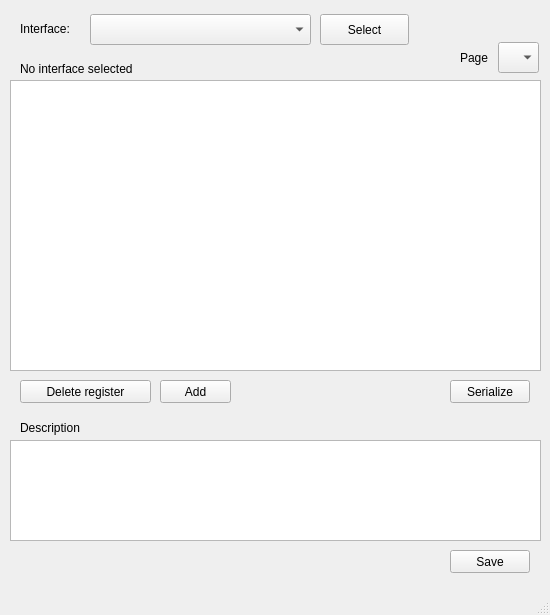
<?xml version="1.0" encoding="UTF-8"?>
<ui version="4.0">
 <class>MainWindow</class>
 <widget class="QMainWindow" name="MainWindow">
  <property name="geometry">
   <rect>
    <x>0</x>
    <y>0</y>
    <width>550</width>
    <height>615</height>
   </rect>
  </property>
  <property name="sizePolicy">
   <sizepolicy hsizetype="Fixed" vsizetype="Fixed">
    <horstretch>0</horstretch>
    <verstretch>0</verstretch>
   </sizepolicy>
  </property>
  <property name="minimumSize">
   <size>
    <width>550</width>
    <height>615</height>
   </size>
  </property>
  <property name="maximumSize">
   <size>
    <width>550</width>
    <height>615</height>
   </size>
  </property>
  <property name="windowTitle">
   <string>PHY Register Set Editor</string>
  </property>
  <widget class="QWidget" name="centralwidget">
   <widget class="QTableView" name="tableView">
    <property name="geometry">
     <rect>
      <x>10</x>
      <y>80</y>
      <width>531</width>
      <height>291</height>
     </rect>
    </property>
   </widget>
   <widget class="QPushButton" name="deleteButton">
    <property name="geometry">
     <rect>
      <x>20</x>
      <y>380</y>
      <width>131</width>
      <height>23</height>
     </rect>
    </property>
    <property name="text">
     <string>Delete register</string>
    </property>
   </widget>
   <widget class="QPushButton" name="pushButton">
    <property name="geometry">
     <rect>
      <x>160</x>
      <y>380</y>
      <width>71</width>
      <height>23</height>
     </rect>
    </property>
    <property name="text">
     <string>Add</string>
    </property>
   </widget>
   <widget class="QComboBox" name="interfaceComboBox">
    <property name="geometry">
     <rect>
      <x>90</x>
      <y>14</y>
      <width>221</width>
      <height>31</height>
     </rect>
    </property>
   </widget>
   <widget class="QLabel" name="label_3">
    <property name="geometry">
     <rect>
      <x>20</x>
      <y>20</y>
      <width>71</width>
      <height>17</height>
     </rect>
    </property>
    <property name="text">
     <string>Interface:</string>
    </property>
   </widget>
   <widget class="QPushButton" name="selectButton">
    <property name="geometry">
     <rect>
      <x>320</x>
      <y>14</y>
      <width>89</width>
      <height>31</height>
     </rect>
    </property>
    <property name="text">
     <string>Select</string>
    </property>
   </widget>
   <widget class="QLabel" name="infoLabel">
    <property name="geometry">
     <rect>
      <x>20</x>
      <y>60</y>
      <width>501</width>
      <height>17</height>
     </rect>
    </property>
    <property name="text">
     <string>No interface selected</string>
    </property>
   </widget>
   <widget class="QTextEdit" name="descEdit">
    <property name="geometry">
     <rect>
      <x>10</x>
      <y>440</y>
      <width>531</width>
      <height>101</height>
     </rect>
    </property>
   </widget>
   <widget class="QLabel" name="label">
    <property name="geometry">
     <rect>
      <x>20</x>
      <y>420</y>
      <width>71</width>
      <height>16</height>
     </rect>
    </property>
    <property name="text">
     <string>Description</string>
    </property>
   </widget>
   <widget class="QPushButton" name="saveButton">
    <property name="geometry">
     <rect>
      <x>450</x>
      <y>550</y>
      <width>80</width>
      <height>23</height>
     </rect>
    </property>
    <property name="text">
     <string>Save</string>
    </property>
   </widget>
   <widget class="QPushButton" name="serializeButton">
    <property name="geometry">
     <rect>
      <x>450</x>
      <y>380</y>
      <width>80</width>
      <height>23</height>
     </rect>
    </property>
    <property name="text">
     <string>Serialize</string>
    </property>
   </widget>
   <widget class="QComboBox" name="pageComboBox">
    <property name="geometry">
     <rect>
      <x>498</x>
      <y>42</y>
      <width>41</width>
      <height>31</height>
     </rect>
    </property>
   </widget>
   <widget class="QLabel" name="label_2">
    <property name="geometry">
     <rect>
      <x>460</x>
      <y>50</y>
      <width>31</width>
      <height>16</height>
     </rect>
    </property>
    <property name="text">
     <string>Page</string>
    </property>
   </widget>
  </widget>
  <widget class="QMenuBar" name="menubar">
   <property name="geometry">
    <rect>
     <x>0</x>
     <y>0</y>
     <width>550</width>
     <height>19</height>
    </rect>
   </property>
  </widget>
  <widget class="QStatusBar" name="statusbar"/>
 </widget>
 <resources/>
 <connections/>
</ui>
